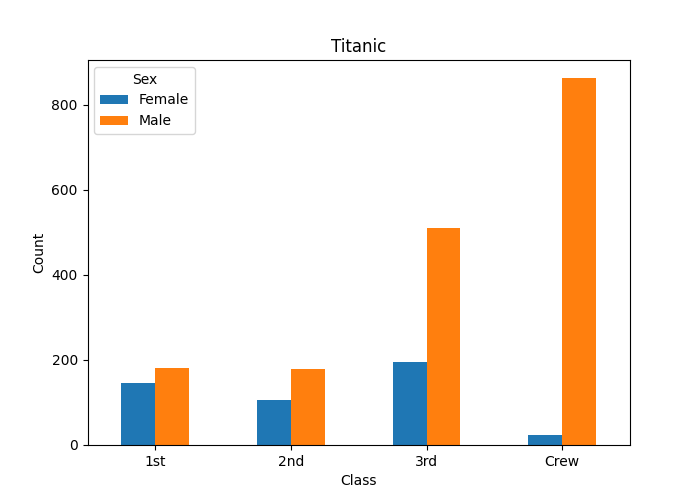

Source code (Python):
"""
Titanic.

PyDataset Documentation (adopted from R Documentation):

Survival of passengers on the Titanic

This data set provides information on the fate of passengers on the fatal
maiden voyage of the ocean liner ‘Titanic’, summarized according to economic
status (class), sex, age and survival.

A 4-dimensional array resulting from cross-tabulating 2201 observations on 4
variables. The variables and their levels are as follows:

1. `Class`: 1st, 2nd, 3rd, Crew
2. `Sex`: Male, Female
3. `Age`: Child, Adult
4. `Survived`: No, Yes

The sinking of the Titanic is a famous event, and new books are still being
published about it. Many well-known facts—from the proportions of first-class
passengers to the ‘women and children first’ policy, and the fact that that
policy was not entirely successful in saving the women and children in the
third class—are reflected in the survival rates for various classes of
passenger.

These data were originally collected by the British Board of Trade in their
investigation of the sinking. Note that there is not complete agreement among
primary sources as to the exact numbers on board, rescued, or lost.

Due in particular to the very successful film ‘Titanic’, the last years saw a
rise in public interest in the Titanic. Very detailed data about the
passengers is now available on the Internet, at sites such as _Encyclopedia
Titanica_ (http://www.rmplc.co.uk/eduweb/sites/phind).

Source:

Dawson, Robert J. MacG. (1995), The ‘Unusual Episode’ Data Revisited. _Journal
of Statistics Education_, **3**.
http://www.amstat.org/publications/jse/v3n3/datasets.dawson.html

The source provides a data set recording class, sex, age, and survival status
for each person on board of the Titanic, and is based on data originally
collected by the British Board of Trade and reprinted in:

British Board of Trade (1990), _Report on the Loss of the ‘Titanic’ (S.S.)_.
British Board of Trade Inquiry Report (reprint). Gloucester, UK: Allan Sutton
Publishing.
"""
from matplotlib import pyplot as plt
from pydataset import data
import os

dataset_name = 'Titanic'
# data(dataset_name, show_doc=True)
df = data(dataset_name)
print(df.head())
# Pivot data for easier plotting
pivot_df = df.pivot_table(index='Class', columns='Sex', values='Freq', aggfunc='sum')

pivot_df.plot(kind='bar')
plt.xlabel('Class')
plt.ylabel('Count')
plt.title(dataset_name)
plt.xticks(rotation=0)
plt.legend(title='Sex')

if 'pydataset' in os.getcwd():
    plt.savefig(dataset_name)
else:
    plt.savefig(os.path.join('pydataset', dataset_name))
